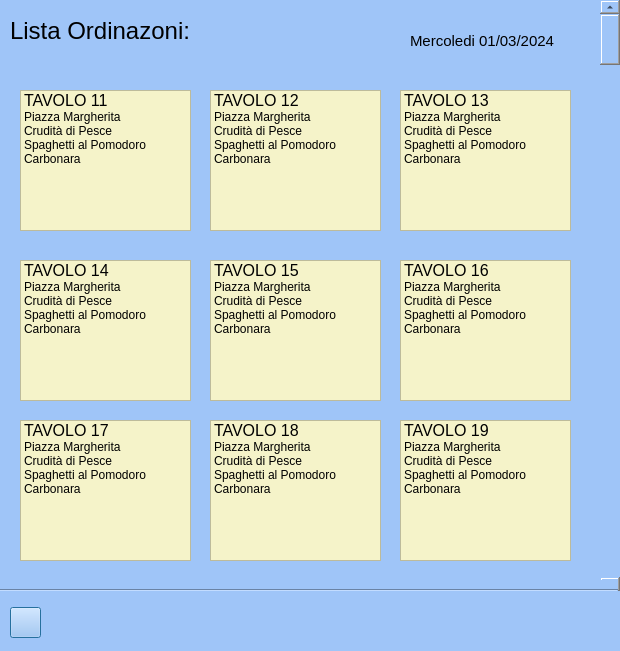
<?xml version="1.0" encoding="UTF-8"?>
<ui version="4.0">
 <class>Dialog</class>
 <widget class="QDialog" name="Dialog">
  <property name="geometry">
   <rect>
    <x>0</x>
    <y>0</y>
    <width>620</width>
    <height>651</height>
   </rect>
  </property>
  <property name="windowTitle">
   <string>Dialog</string>
  </property>
  <property name="styleSheet">
   <string notr="true">background-color: rgb(159, 197, 248);</string>
  </property>
  <widget class="QLabel" name="label_titolo_lista_ordini">
   <property name="geometry">
    <rect>
     <x>10</x>
     <y>0</y>
     <width>231</width>
     <height>61</height>
    </rect>
   </property>
   <property name="font">
    <font>
     <pointsize>18</pointsize>
    </font>
   </property>
   <property name="text">
    <string>Lista Ordinazoni:</string>
   </property>
  </widget>
  <widget class="QLabel" name="label_data">
   <property name="geometry">
    <rect>
     <x>410</x>
     <y>20</y>
     <width>181</width>
     <height>41</height>
    </rect>
   </property>
   <property name="font">
    <font>
     <pointsize>11</pointsize>
    </font>
   </property>
   <property name="text">
    <string>Mercoledi 01/03/2024</string>
   </property>
  </widget>
  <widget class="QListWidget" name="listWidget_tavolo_11">
   <property name="geometry">
    <rect>
     <x>20</x>
     <y>90</y>
     <width>171</width>
     <height>141</height>
    </rect>
   </property>
   <property name="styleSheet">
    <string notr="true">background-color: rgb(245, 243, 201);</string>
   </property>
   <item>
    <property name="text">
     <string>TAVOLO 11</string>
    </property>
    <property name="font">
     <font>
      <pointsize>12</pointsize>
     </font>
    </property>
   </item>
   <item>
    <property name="text">
     <string>Piazza Margherita</string>
    </property>
   </item>
   <item>
    <property name="text">
     <string>Crudità di Pesce</string>
    </property>
   </item>
   <item>
    <property name="text">
     <string>Spaghetti al Pomodoro</string>
    </property>
   </item>
   <item>
    <property name="text">
     <string>Carbonara</string>
    </property>
   </item>
  </widget>
  <widget class="QListWidget" name="listWidget_tavolo_16">
   <property name="geometry">
    <rect>
     <x>400</x>
     <y>260</y>
     <width>171</width>
     <height>141</height>
    </rect>
   </property>
   <property name="styleSheet">
    <string notr="true">background-color: rgb(245, 243, 201);</string>
   </property>
   <item>
    <property name="text">
     <string>TAVOLO 16</string>
    </property>
    <property name="font">
     <font>
      <pointsize>12</pointsize>
     </font>
    </property>
   </item>
   <item>
    <property name="text">
     <string>Piazza Margherita</string>
    </property>
   </item>
   <item>
    <property name="text">
     <string>Crudità di Pesce</string>
    </property>
   </item>
   <item>
    <property name="text">
     <string>Spaghetti al Pomodoro</string>
    </property>
   </item>
   <item>
    <property name="text">
     <string>Carbonara</string>
    </property>
   </item>
  </widget>
  <widget class="QListWidget" name="listWidget_3_tavolo_13">
   <property name="geometry">
    <rect>
     <x>400</x>
     <y>90</y>
     <width>171</width>
     <height>141</height>
    </rect>
   </property>
   <property name="styleSheet">
    <string notr="true">background-color: rgb(245, 243, 201);</string>
   </property>
   <item>
    <property name="text">
     <string>TAVOLO 13</string>
    </property>
    <property name="font">
     <font>
      <pointsize>12</pointsize>
     </font>
    </property>
   </item>
   <item>
    <property name="text">
     <string>Piazza Margherita</string>
    </property>
   </item>
   <item>
    <property name="text">
     <string>Crudità di Pesce</string>
    </property>
   </item>
   <item>
    <property name="text">
     <string>Spaghetti al Pomodoro</string>
    </property>
   </item>
   <item>
    <property name="text">
     <string>Carbonara</string>
    </property>
   </item>
  </widget>
  <widget class="QListWidget" name="listWidget_4_tavolo_15">
   <property name="geometry">
    <rect>
     <x>210</x>
     <y>260</y>
     <width>171</width>
     <height>141</height>
    </rect>
   </property>
   <property name="styleSheet">
    <string notr="true">background-color: rgb(245, 243, 201);</string>
   </property>
   <item>
    <property name="text">
     <string>TAVOLO 15</string>
    </property>
    <property name="font">
     <font>
      <pointsize>12</pointsize>
     </font>
    </property>
   </item>
   <item>
    <property name="text">
     <string>Piazza Margherita</string>
    </property>
   </item>
   <item>
    <property name="text">
     <string>Crudità di Pesce</string>
    </property>
   </item>
   <item>
    <property name="text">
     <string>Spaghetti al Pomodoro</string>
    </property>
   </item>
   <item>
    <property name="text">
     <string>Carbonara</string>
    </property>
   </item>
  </widget>
  <widget class="QListWidget" name="listWidget_5_tavolo_12">
   <property name="geometry">
    <rect>
     <x>210</x>
     <y>90</y>
     <width>171</width>
     <height>141</height>
    </rect>
   </property>
   <property name="styleSheet">
    <string notr="true">background-color: rgb(245, 243, 201);</string>
   </property>
   <item>
    <property name="text">
     <string>TAVOLO 12</string>
    </property>
    <property name="font">
     <font>
      <pointsize>12</pointsize>
     </font>
    </property>
   </item>
   <item>
    <property name="text">
     <string>Piazza Margherita</string>
    </property>
   </item>
   <item>
    <property name="text">
     <string>Crudità di Pesce</string>
    </property>
   </item>
   <item>
    <property name="text">
     <string>Spaghetti al Pomodoro</string>
    </property>
   </item>
   <item>
    <property name="text">
     <string>Carbonara</string>
    </property>
   </item>
  </widget>
  <widget class="QListWidget" name="listWidget_6_tavolo_14">
   <property name="geometry">
    <rect>
     <x>20</x>
     <y>260</y>
     <width>171</width>
     <height>141</height>
    </rect>
   </property>
   <property name="styleSheet">
    <string notr="true">background-color: rgb(245, 243, 201);</string>
   </property>
   <item>
    <property name="text">
     <string>TAVOLO 14</string>
    </property>
    <property name="font">
     <font>
      <pointsize>12</pointsize>
     </font>
    </property>
   </item>
   <item>
    <property name="text">
     <string>Piazza Margherita</string>
    </property>
   </item>
   <item>
    <property name="text">
     <string>Crudità di Pesce</string>
    </property>
   </item>
   <item>
    <property name="text">
     <string>Spaghetti al Pomodoro</string>
    </property>
   </item>
   <item>
    <property name="text">
     <string>Carbonara</string>
    </property>
   </item>
  </widget>
  <widget class="QScrollBar" name="verticalScrollBar">
   <property name="geometry">
    <rect>
     <x>600</x>
     <y>0</y>
     <width>20</width>
     <height>591</height>
    </rect>
   </property>
   <property name="orientation">
    <enum>Qt::Vertical</enum>
   </property>
  </widget>
  <widget class="QListWidget" name="listWidget_7_tavolo_18">
   <property name="geometry">
    <rect>
     <x>210</x>
     <y>420</y>
     <width>171</width>
     <height>141</height>
    </rect>
   </property>
   <property name="styleSheet">
    <string notr="true">background-color: rgb(245, 243, 201);</string>
   </property>
   <item>
    <property name="text">
     <string>TAVOLO 18</string>
    </property>
    <property name="font">
     <font>
      <pointsize>12</pointsize>
     </font>
    </property>
   </item>
   <item>
    <property name="text">
     <string>Piazza Margherita</string>
    </property>
   </item>
   <item>
    <property name="text">
     <string>Crudità di Pesce</string>
    </property>
   </item>
   <item>
    <property name="text">
     <string>Spaghetti al Pomodoro</string>
    </property>
   </item>
   <item>
    <property name="text">
     <string>Carbonara</string>
    </property>
   </item>
  </widget>
  <widget class="QListWidget" name="listWidget_8_tavolo_17">
   <property name="geometry">
    <rect>
     <x>20</x>
     <y>420</y>
     <width>171</width>
     <height>141</height>
    </rect>
   </property>
   <property name="styleSheet">
    <string notr="true">background-color: rgb(245, 243, 201);</string>
   </property>
   <item>
    <property name="text">
     <string>TAVOLO 17</string>
    </property>
    <property name="font">
     <font>
      <pointsize>12</pointsize>
     </font>
    </property>
   </item>
   <item>
    <property name="text">
     <string>Piazza Margherita</string>
    </property>
   </item>
   <item>
    <property name="text">
     <string>Crudità di Pesce</string>
    </property>
   </item>
   <item>
    <property name="text">
     <string>Spaghetti al Pomodoro</string>
    </property>
   </item>
   <item>
    <property name="text">
     <string>Carbonara</string>
    </property>
   </item>
  </widget>
  <widget class="QListWidget" name="listWidget_9">
   <property name="geometry">
    <rect>
     <x>400</x>
     <y>420</y>
     <width>171</width>
     <height>141</height>
    </rect>
   </property>
   <property name="styleSheet">
    <string notr="true">background-color: rgb(245, 243, 201);</string>
   </property>
   <item>
    <property name="text">
     <string>TAVOLO 19</string>
    </property>
    <property name="font">
     <font>
      <pointsize>12</pointsize>
     </font>
    </property>
   </item>
   <item>
    <property name="text">
     <string>Piazza Margherita</string>
    </property>
   </item>
   <item>
    <property name="text">
     <string>Crudità di Pesce</string>
    </property>
   </item>
   <item>
    <property name="text">
     <string>Spaghetti al Pomodoro</string>
    </property>
   </item>
   <item>
    <property name="text">
     <string>Carbonara</string>
    </property>
   </item>
  </widget>
  <widget class="Line" name="line">
   <property name="geometry">
    <rect>
     <x>-3</x>
     <y>580</y>
     <width>621</width>
     <height>20</height>
    </rect>
   </property>
   <property name="orientation">
    <enum>Qt::Horizontal</enum>
   </property>
  </widget>
  <widget class="QPushButton" name="bottoneback">
   <property name="geometry">
    <rect>
     <x>10</x>
     <y>607</y>
     <width>31</width>
     <height>31</height>
    </rect>
   </property>
   <property name="styleSheet">
    <string notr="true">image: url(:/Icone/Icone/feather/arrow-left.svg);</string>
   </property>
   <property name="text">
    <string/>
   </property>
   <property name="icon">
    <iconset>
     <normaloff>../immagini QT DESIGNER/446997.png</normaloff>../immagini QT DESIGNER/446997.png</iconset>
   </property>
  </widget>
 </widget>
 <resources>
  <include location="Risorse/Icons.qrc"/>
 </resources>
 <connections/>
</ui>
